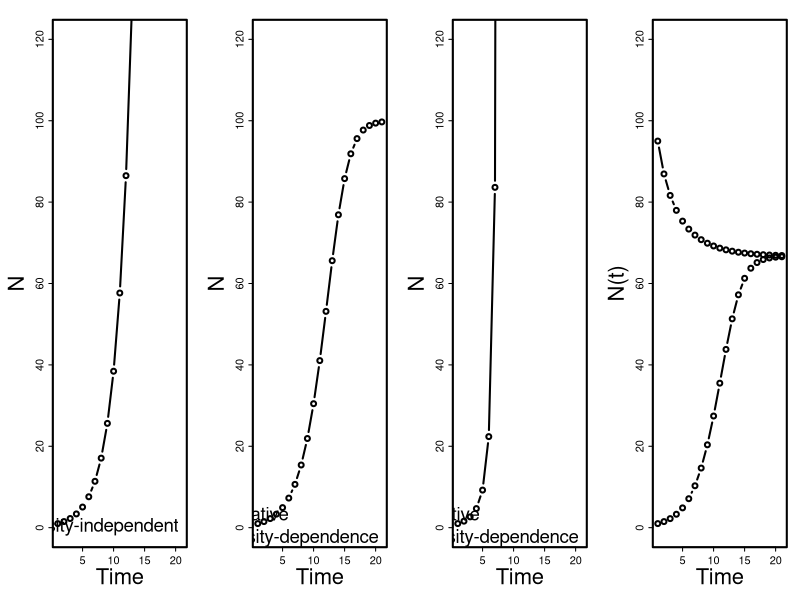
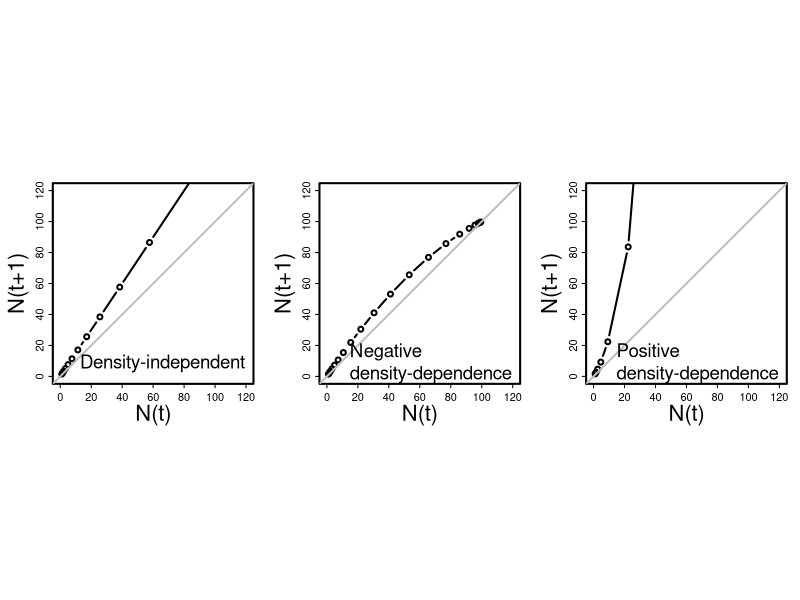
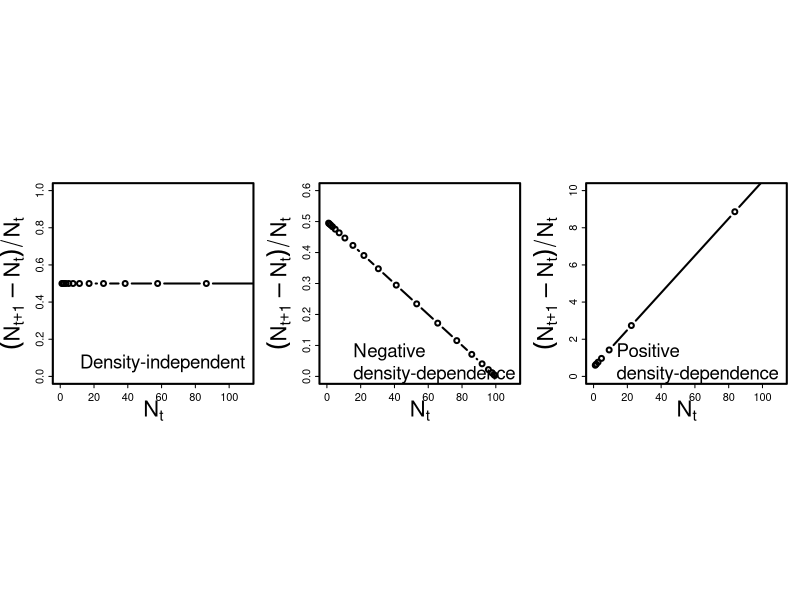
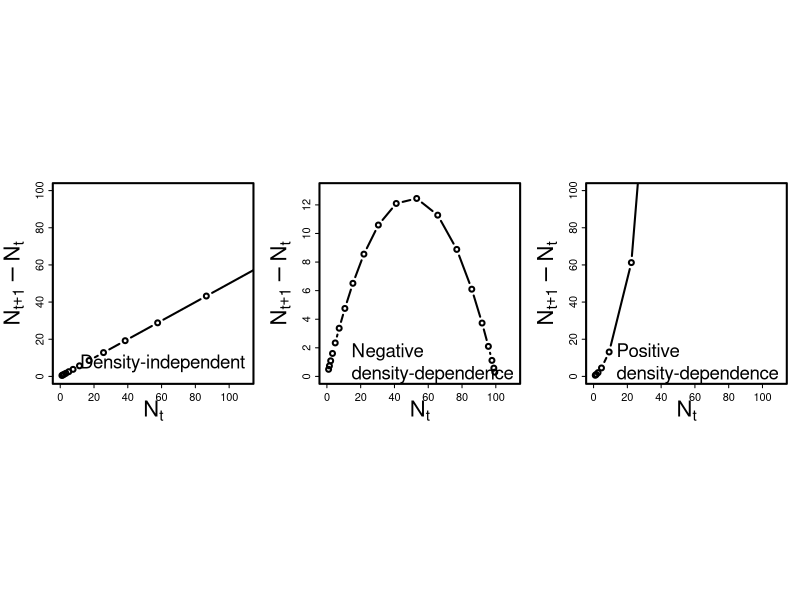
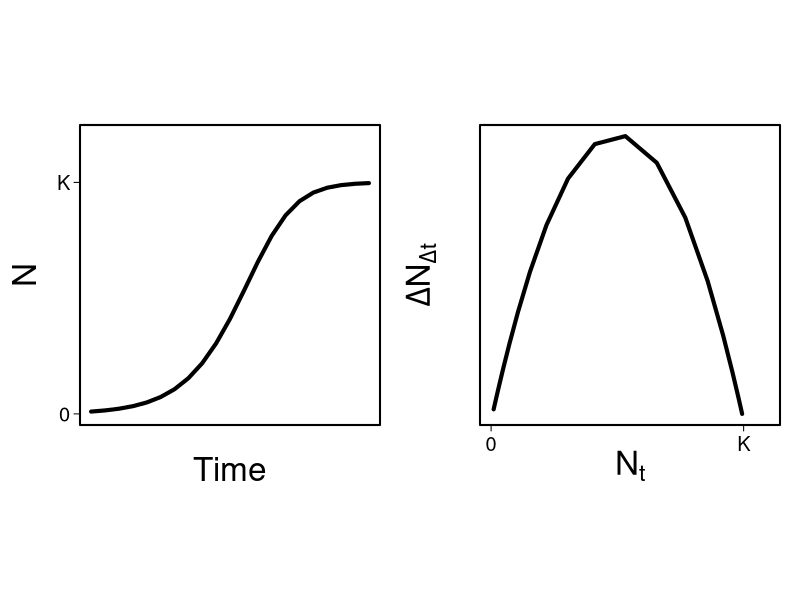
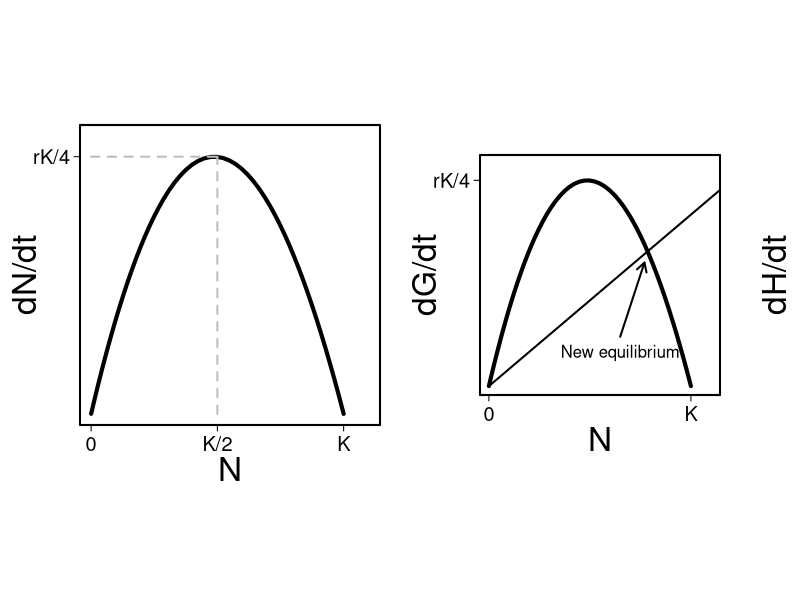
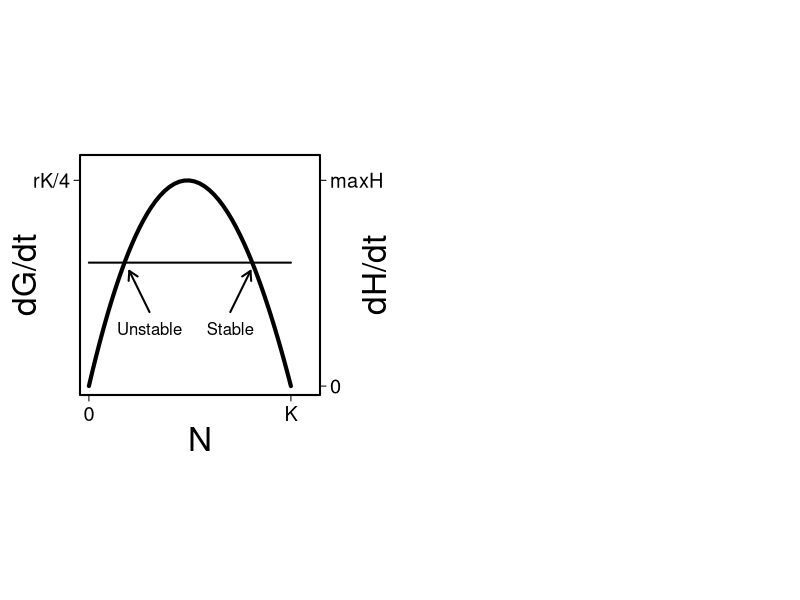
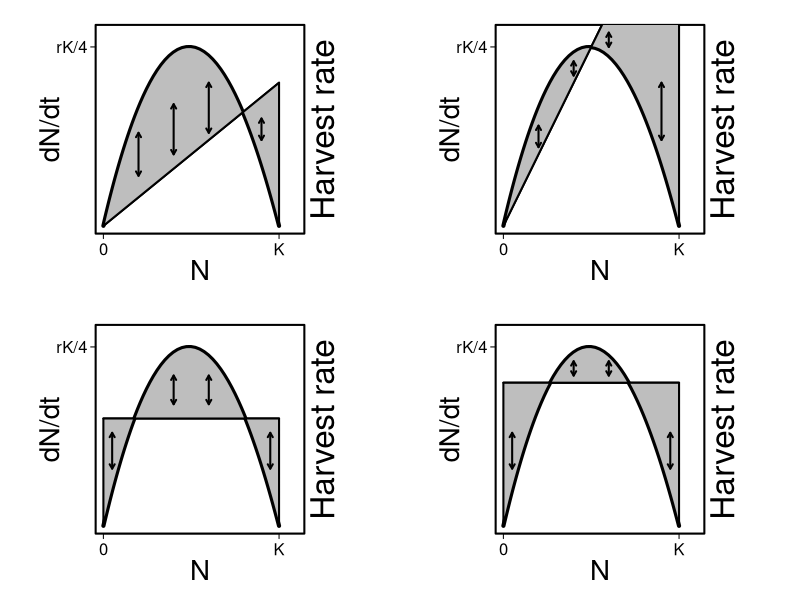

Source code (R) for these figures, in order:
##########################################################################################
##########################################################################################
rm(list = ls()) # clears workspace
qm <- 2
quartz.options(pointsize = 12 * qm)

# Define function for Discrete logistic
Dlogis <- function(N0, T, r, a) {
  N <- numeric()
  N[1] <- N0
  for (t in 1:T) {
    N[t + 1] <- N[t] + r * (1 - a * N[t]) * N[t]
  }
  N
}

#########################
# N(t) vs. t
quartz(width = 14 * qm, height = 3.5 * qm)
par(mfrow = c(1, 4))
par(
  mar = c(4, 4, 1.5, 1),
  lwd = 2,
  cex.lab = 2,
  mgp = c(2, 0.5, 0),
  tcl = -0.3
)

N <- Dlogis(1, 20, 0.5, 0)
Time <- 1:(length(N))
plot(N ~ Time,
     xlab = 'Time',
     ylim = c(0, 120),
     type = 'b')
legend('bottomright',
       legend = 'Density-independent',
       bty = 'n',
       cex = 1.7)

N <- Dlogis(1, 20, 0.5, 0.01)
Time <- 1:(length(N))
plot(N ~ Time,
     xlab = 'Time',
     ylim = c(0, 120),
     type = 'b')
legend(
  'bottomright',
  legend = 'Negative\ndensity-dependence',
  xjust = 1,
  bty = 'n',
  cex = 1.7
)

N <- Dlogis(1, 20, 0.5,-0.2)
Time <- 1:(length(N))
plot(N ~ Time,
     xlab = 'Time',
     ylim = c(0, 120),
     type = 'b')
legend(
  'bottomright',
  legend = 'Positive\ndensity-dependence',
  xjust = 1,
  bty = 'n',
  cex = 1.7
)

Na <- Dlogis(1, 20, 0.5, 0.015)
Nb <- Dlogis(95, 20, 0.2, 0.015)
Time <- 1:(length(Na))
plot(
  Na ~ Time,
  xlab = 'Time',
  ylim = c(0, 120),
  type = 'b',
  ylab = "N(t)"
)
points(Time, Nb, type = 'b')

############################
# N(t+1) vs N(t)
quartz(width = 12 * qm, height = 4 * qm)
par(mfrow = c(1, 3))
par(
  mar = c(4, 4, 1.5, 1),
  lwd = 2,
  cex.lab = 2,
  mgp = c(2, 0.5, 0),
  tcl = -0.3,
  pty = 's'
)

N <- Dlogis(1, 20, 0.5, 0)
plot(
  N[-1] ~ N[-length(N)],
  ylab = 'N(t+1)',
  xlab = 'N(t)',
  type = 'b',
  ylim = c(0, 120),
  xlim = c(0, 120)
)
abline(0, 1, col = 'grey')
legend('bottomright',
       legend = 'Density-independent',
       bty = 'n',
       cex = 1.7)

N <- Dlogis(1, 20, 0.5, 0.01)
Time <- 1:(length(N))
plot(
  N[-1] ~ N[-length(N)],
  ylab = 'N(t+1)',
  xlab = 'N(t)',
  type = 'b',
  ylim = c(0, 120),
  xlim = c(0, 120)
)
abline(0, 1, col = 'grey')
legend(
  'bottomright',
  legend = 'Negative\ndensity-dependence',
  xjust = 1,
  bty = 'n',
  cex = 1.7
)

N <- Dlogis(1, 20, 0.5,-0.2)
Time <- 1:(length(N))
plot(
  N[-1] ~ N[-length(N)],
  ylab = 'N(t+1)',
  xlab = 'N(t)',
  type = 'b',
  ylim = c(0, 120),
  xlim = c(0, 120)
)
abline(0, 1, col = 'grey')
legend(
  'bottomright',
  legend = 'Positive\ndensity-dependence',
  xjust = 1,
  bty = 'n',
  cex = 1.7
)

############################
# (N(t+1)-N(t)) / N(t) = (N(t+1)/N(t))-1
quartz(width = 12 * qm, height = 4 * qm)
par(mfrow = c(1, 3))
par(
  mar = c(4, 4, 1.5, 1),
  lwd = 2,
  cex.lab = 2,
  mgp = c(2, 0.5, 0),
  tcl = -0.3,
  pty = 's'
)

N <- Dlogis(1, 20, 0.5, 0)
y <- (N[-1] - N[-length(N)]) / N[-length(N)]
plot(
  y ~ N[-length(N)],
  ylab = expression((N[t + 1] - N[t]) / N[t]),
  xlab = expression(N[t]),
  type = 'b',
  ylim = c(0, 1),
  xlim = c(0, 110)
)
legend('bottomright',
       legend = 'Density-independent',
       bty = 'n',
       cex = 1.7)

N <- Dlogis(1, 20, 0.5, 0.01)
Time <- 1:(length(N))
y <- (N[-1] - N[-length(N)]) / N[-length(N)]
plot(
  y ~ N[-length(N)],
  ylab = expression((N[t + 1] - N[t]) / N[t]),
  xlab = expression(N[t]),
  type = 'b',
  ylim = c(0, .6),
  xlim = c(0, 110)
)
legend(
  'bottomleft',
  legend = 'Negative\ndensity-dependence',
  xjust = 1,
  bty = 'n',
  cex = 1.7
)

N <- Dlogis(1, 20, 0.5,-0.2)
Time <- 1:(length(N))
y <- (N[-1] - N[-length(N)]) / N[-length(N)]
plot(
  y ~ N[-length(N)],
  ylab = expression((N[t + 1] - N[t]) / N[t]),
  xlab = expression(N[t]),
  type = 'b',
  ylim = c(0, 10),
  xlim = c(0, 110)
)
legend(
  'bottomright',
  legend = 'Positive\ndensity-dependence',
  xjust = 1,
  bty = 'n',
  cex = 1.7
)

############################
# N(t+1)-N(t)
quartz(width = 12 * qm, height = 4 * qm)
par(mfrow = c(1, 3))
par(
  mar = c(4, 4, 1.5, 1),
  lwd = 2,
  cex.lab = 2,
  mgp = c(2, 0.5, 0),
  tcl = -0.3,
  pty = 's'
)

N <- Dlogis(1, 20, 0.5, 0)
y <- (N[-1] - N[-length(N)])
plot(
  y ~ N[-length(N)],
  ylab = expression(N[t + 1] - N[t]),
  xlab = expression(N[t]),
  type = 'b',
  ylim = c(0, 100),
  xlim = c(0, 110)
)
legend('bottomright',
       legend = 'Density-independent',
       bty = 'n',
       cex = 1.7)

N <- Dlogis(1, 20, 0.5, 0.01)
Time <- 1:(length(N))
y <- (N[-1] - N[-length(N)])
plot(
  y ~ N[-length(N)],
  ylab = expression(N[t + 1] - N[t]),
  xlab = expression(N[t]),
  type = 'b',
  ylim = c(0, 13),
  xlim = c(0, 110)
)
legend(
  'bottom',
  legend = 'Negative\ndensity-dependence',
  xjust = 1,
  bty = 'n',
  cex = 1.7
)

N <- Dlogis(1, 20, 0.5,-0.2)
Time <- 1:(length(N))
y <- (N[-1] - N[-length(N)])
plot(
  y ~ N[-length(N)],
  ylab = expression(N[t + 1] - N[t]),
  xlab = expression(N[t]),
  type = 'b',
  ylim = c(0, 100),
  xlim = c(0, 110)
)
legend(
  'bottomright',
  legend = 'Positive\ndensity-dependence',
  xjust = 1,
  bty = 'n',
  cex = 1.7
)

############################

# N<-Dlogis(1, 20, 0.5, 0.01)
# Time<-1:(length(N))
# y<-(N[-1]-N[-length(N)])/N[-length(N)]
# par(mar=c(4, 4, 1.5, 1), cex.axis=1.5, lwd=2, cex.lab=2, mgp=c(2, 0.5, 0), tcl=-0.3, pty='s', xaxs='i', yaxs='i')
# plot(y~N[-length(N)], ylab='Per capita growth rate', xlab=expression(N[t]), type='l', lty=2, lwd=5,  ylim=c(0, .6), xlim=c(0, 110), axes=F)
# axis(1, at=c(0, 100), labels=c(0, expression(1/alpha)))
# axis(2, at=c(0, 0.5), labels=c(0, expression(r[d])), las=1)
# box(lwd=2)

# N<-Dlogis(1, 20, 0.5, 0.01)
# Time<-1:(length(N))
# y<-(N[-1]-N[-length(N)])/N[-length(N)]
# par(mar=c(4, 4, 1.5, 1), cex.axis=1.5, lwd=2, cex.lab=2, mgp=c(2, 0.5, 0), tcl=-0.3, pty='s', xaxs='i', yaxs='i')
# plot(y~N[-length(N)], ylab='Per capita growth rate', xlab=expression(N[t]), type='n', lty=2, lwd=5,  ylim=c(0, .6), xlim=c(0, 110), axes=F)
# abline(h=0.5, lty=2, lwd=5)
# axis(1, at=c(0, 100), labels=c(0, expression(1/alpha)))
# axis(2, at=c(0, 0.5), labels=c(0, expression(r[d])), las=1)
# box(lwd=2)

par(
  mfrow = c(1, 2),
  mar = c(4, 4, 1.5, 1),
  cex.axis = 1.2,
  lwd = 2,
  cex.lab = 2,
  mgp = c(2, 0.5, 0),
  tcl = -0.3
)
N <- Dlogis(1, 20, 0.5, 0.01)
Time <- 1:(length(N))
plot(
  N ~ Time,
  xlab = 'Time',
  ylim = c(0, 120),
  type = 'l',
  lwd = 4,
  axes = F
)
box(lwd = 2)
axis(2,
     at = c(0, 100),
     labels = c(0, 'K'),
     las = 1)

y <- (N[-1] - N[-length(N)])
plot(
  y ~ N[-length(N)],
  ylab = expression(Delta * N[Delta * t]),
  xlab = expression(N[t]),
  type = 'l',
  xlim = c(0, 110),
  lwd = 4,
  axes = F
)
box(lwd = 2)
axis(1,
     at = c(0, 100),
     labels = c(0, 'K'),
     las = 1)



#########################################################
rm(list = ls()) # clears workspace
# install.packages('deSolve')
library(deSolve)
ClogisK <- function(t, y, p) {
  N <- y[1]
  with(as.list(p), {
    dNdt <- r * N * (1 - N / K)
    return(list(dNdt))
  })
}

r = 0.1
K = 100
out <-
  data.frame(ode(
    y = c(N = 0.01),
    times = c(1:200),
    func = ClogisK,
    parms = c(r = r,  K = K)
  ))
N <- out$N
dNdt <- N[-1] - N[-length(N)]
rK4 <- (r * K) / 4

par(
  mar = c(4, 4, 1.5, 1),
  cex.axis = 1.2,
  lwd = 2,
  cex.lab = 2,
  mgp = c(2, 0.5, 0),
  tcl = -0.3
)
plot(
  dNdt ~ N[-length(N)],
  ylab = 'dN/dt',
  xlab = 'N',
  type = 'l',
  xlim = c(0, 110),
  ylim = c(0, 2.7),
  lwd = 4,
  axes = F
)
box(lwd = 2)
axis(
  1,
  at = c(0, 50, 100),
  labels = c(0, 'K/2', 'K'),
  las = 1
)
axis(2, at = rK4, labels = 'rK/4', las = 1)
segments(50,
         0,
         50,
         rK4,
         lty = 2,
         lwd = 2,
         col = 'grey')
segments(0,
         rK4,
         50,
         rK4,
         lty = 2,
         lwd = 2,
         col = 'grey')


# Fixed harvest effort
par(
  mar = c(4, 4, 1.5, 4),
  cex.axis = 1.2,
  lwd = 2,
  cex.lab = 2,
  mgp = c(2, 0.5, 0),
  tcl = -0.3
)
plot(
  dNdt ~ N[-length(N)],
  ylab = 'dG/dt',
  xlab = 'N',
  type = 'l',
  xlim = c(0, 110),
  ylim = c(0, 2.7),
  lwd = 4,
  axes = F
)
box(lwd = 2)
axis(1,
     at = c(0, 100),
     labels = c(0, 'K'),
     las = 1)
axis(2, at = rK4, labels = 'rK/4', las = 1)
segments(0,
         0,
         120,
         2.5,
         lty = 1,
         lwd = 2,
         col = 'black')
mtext('dH/dt',
      side = 4,
      line = 2.5,
      cex = 2)
text(65, 0.4, 'New equilibrium')
arrows(65, 0.6, 77, 1.5, length = 0.1)

# Fixed harvest rate
par(
  mar = c(4, 4, 1.5, 4),
  cex.axis = 1.2,
  lwd = 2,
  cex.lab = 2,
  mgp = c(2, 0.5, 0),
  tcl = -0.3
)
plot(
  dNdt ~ N[-length(N)],
  ylab = 'dG/dt',
  xlab = 'N',
  type = 'l',
  xlim = c(0, 110),
  ylim = c(0, 2.7),
  lwd = 4,
  axes = F
)
box(lwd = 2)
axis(1,
     at = c(0, 100),
     labels = c(0, 'K'),
     las = 1)
axis(2, at = rK4, labels = 'rK/4', las = 1)
segments(0,
         1.5,
         100,
         1.5,
         lty = 1,
         lwd = 2,
         col = 'black')
axis(4,
     at = c(0, rK4),
     labels = c(0, 'maxH'),
     las = 1)
mtext('dH/dt',
      side = 4,
      line = 2.5,
      cex = 2)
text(30, 0.7, 'Unstable')
text(70, 0.7, 'Stable')
arrows(c(30, 70), c(0.9, 0.9), c(20, 80), c(1.4, 1.4), length = 0.1)

# Series of figures with increasing harvest rates
x <- N[-length(N)]
par(
  mfrow = c(2, 2),
  mar = c(4, 4, 1.5, 4),
  cex.axis = 1.2,
  lwd = 2,
  cex.lab = 2,
  mgp = c(2, 0.5, 0),
  tcl = -0.3
)
plot(
  dNdt ~ N[-length(N)],
  ylab = 'dN/dt',
  xlab = 'N',
  type = 'l',
  xlim = c(0, 110),
  ylim = c(0, 2.7),
  lwd = 4,
  axes = F
)
box(lwd = 2)
mtext('Harvest rate',
      side = 4,
      line = 1,
      cex = 2)
axis(1,
     at = c(0, 100),
     labels = c(0, 'K'),
     las = 1)
axis(2, at = rK4, labels = 'rK/4', las = 1)
y <- curve(
  0.02 * x,
  from = 0,
  to = 100,
  add = T,
  n = length(x)
)
polygon(c(x, rev(y$x)), c(dNdt, rev(y$y)), col = 'grey')
arrows(
  c(20, 40, 60, 90),
  c(0.7, 1, 1.3, 1.5),
  c(20, 40, 60, 90),
  c(1.3, 1.7, 2, 1.2),
  length = 0.05,
  code = 3
)

plot(
  dNdt ~ N[-length(N)],
  ylab = 'dN/dt',
  xlab = 'N',
  type = 'l',
  xlim = c(0, 110),
  ylim = c(0, 2.7),
  lwd = 4,
  axes = F
)
box(lwd = 2)
mtext('Harvest rate',
      side = 4,
      line = 1,
      cex = 2)
axis(1,
     at = c(0, 100),
     labels = c(0, 'K'),
     las = 1)
axis(2, at = rK4, labels = 'rK/4', las = 1)
y <- curve(
  0.05 * x,
  from = 0,
  to = 100,
  add = T,
  n = length(x)
)
polygon(c(x, rev(y$x)), c(dNdt, rev(y$y)), col = 'grey')
arrows(
  c(20, 40, 60, 90),
  c(1.1, 2.1, 2.7, 2),
  c(20, 40, 60, 90),
  c(1.4, 2.3, 2.5, 1.2),
  length = 0.05,
  code = 3
)

plot(
  dNdt ~ N[-length(N)],
  ylab = 'dN/dt',
  xlab = 'N',
  type = 'l',
  xlim = c(0, 110),
  ylim = c(0, 2.7),
  lwd = 4,
  axes = F
)
box(lwd = 2)
mtext('Harvest rate',
      side = 4,
      line = 1,
      cex = 2)
axis(1,
     at = c(0, 100),
     labels = c(0, 'K'),
     las = 1)
axis(2, at = rK4, labels = 'rK/4', las = 1)
y <- curve(
  1.5 + 0 * x,
  from = 0,
  to = 100,
  add = T,
  n = length(x)
)
polygon(c(x, rev(y$x)), c(dNdt, rev(y$y)), col = 'grey')
arrows(
  c(5, 40, 60, 95),
  c(1.3, 1.7, 1.7, 1.3),
  c(5, 40, 60, 95),
  c(0.8, 2.1, 2.1, 0.8),
  length = 0.05,
  code = 3
)

plot(
  dNdt ~ N[-length(N)],
  ylab = 'dN/dt',
  xlab = 'N',
  type = 'l',
  xlim = c(0, 110),
  ylim = c(0, 2.7),
  lwd = 4,
  axes = F
)
box(lwd = 2)
mtext('Harvest rate',
      side = 4,
      line = 1,
      cex = 2)
axis(1,
     at = c(0, 100),
     labels = c(0, 'K'),
     las = 1)
axis(2, at = rK4, labels = 'rK/4', las = 1)
y <- curve(
  2 + 0 * x,
  from = 0,
  to = 100,
  add = T,
  n = length(x)
)
polygon(c(x, rev(y$x)), c(dNdt, rev(y$y)), col = 'grey')
arrows(
  c(5, 40, 60, 95),
  c(1.3, 2.1, 2.1, 1.3),
  c(5, 40, 60, 95),
  c(0.8, 2.3, 2.3, 0.8),
  length = 0.05,
  code = 3
)


##################################
# Fake some stochasticity
par(
  mfrow = c(1, 1),
  mar = c(4, 4, 1.5, 4),
  cex.axis = 1.2,
  lwd = 2,
  cex.lab = 2,
  mgp = c(2, 0.5, 0),
  tcl = -0.3
)
plot(
  dNdt ~ N[-length(N)],
  ylab = 'dN/dt',
  xlab = 'N',
  type = 'n',
  xlim = c(0, 110),
  ylim = c(0, 2.7),
  lwd = 4,
  axes = F
)
box(lwd = 2)
points(jitter(dNdt, 4000) ~ jitter(N[-length(N)], 4000), pch = 19)
axis(1,
     at = c(0, 100),
     labels = c(0, 'K'),
     las = 1)
axis(2, at = rK4, labels = 'rK/4', las = 1)

##################################
par(
  mfrow = c(1, 1),
  mar = c(4, 4, 1.5, 4),
  cex.axis = 1.2,
  lwd = 2,
  cex.lab = 2,
  mgp = c(1, 0.5, 0),
  tcl = -0.3
)
plot(
  dNdt ~ N[-length(N)],
  ylab = 'dN/dt',
  xlab = 'Population size (N)',
  type = 'l',
  xlim = c(0, 110),
  ylim = c(0, 2.7),
  lwd = 4,
  axes = F
)
box(lwd = 2)
mtext('Harvest',
      side = 4,
      line = 1,
      cex = 2)
segments(0,
         0,
         120,
         2.5,
         lty = 2,
         lwd = 2,
         col = 'black')
text(90, 2.2, 'B', cex = 2)
segments(0,
         1.5,
         120,
         1.5,
         lty = 3,
         lwd = 2,
         col = 'black')
text(100, 1.2, 'A', cex = 2)

###################################################################################
###################################################################################
###################################################################################
